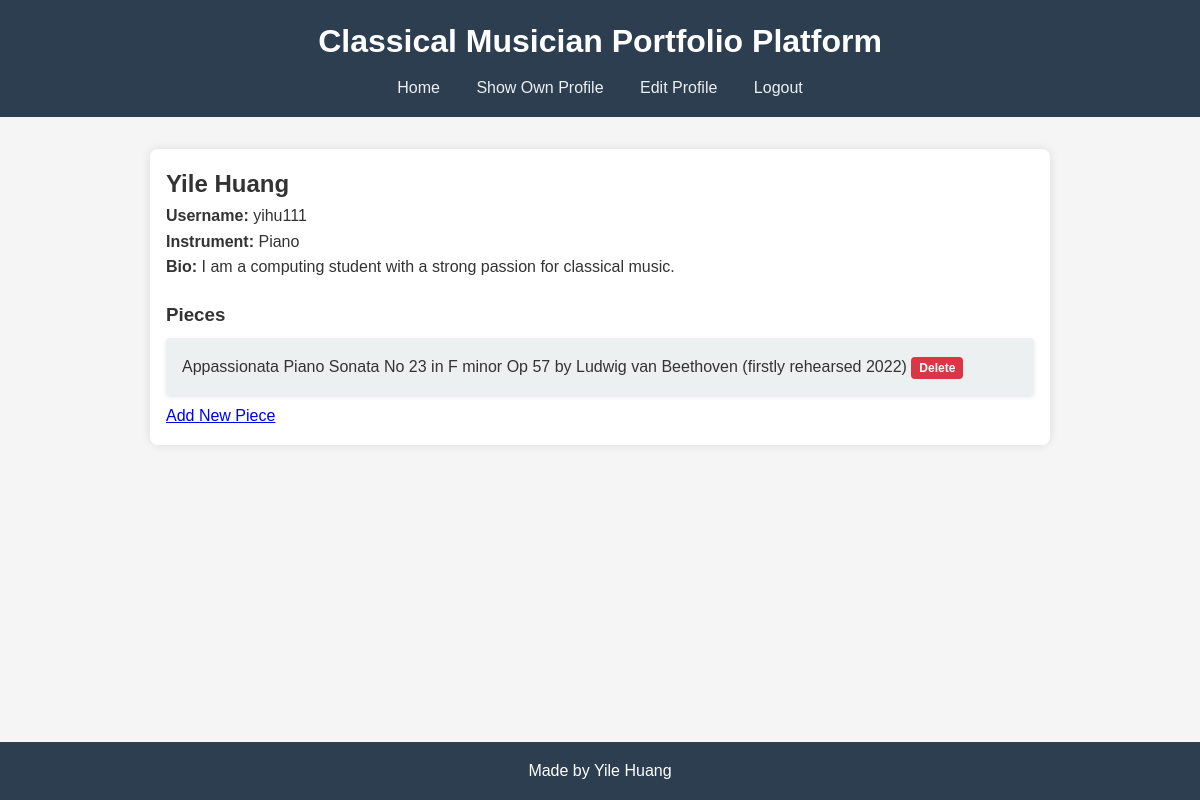
The page /own_profile (signed in) on the database its author committed.
### tables this page shows
CREATE TABLE musicians (
    id INTEGER PRIMARY KEY AUTOINCREMENT,
    name TEXT NOT NULL,
    instrument TEXT NOT NULL,
    bio TEXT,
    username TEXT UNIQUE NOT NULL,
    password_hash TEXT NOT NULL
);

CREATE TABLE pieces (
    id INTEGER PRIMARY KEY AUTOINCREMENT,
    title TEXT NOT NULL,
    composer TEXT NOT NULL,
    year TEXT,
    musician_id INTEGER,
    FOREIGN KEY (musician_id) REFERENCES musicians(id) ON DELETE CASCADE
);

### app.py (the view)
@app.route("/own_profile")
def own_profile():
    username = session["username"]
    user = db.execute("SELECT * FROM musicians WHERE username = ?", username)
    if user:
        user = user[0]
        pieces = db.execute("SELECT * FROM pieces WHERE musician_id = ?", user["id"])
        return render_template("own_profile.html", user=user, pieces=pieces)
    else:
        flash("User not found.", "danger")
        return redirect(url_for("index"))

### templates/own_profile.html (shortened to what this page needs)
{% extends 'layout.html' %}
{% block content %}
<h2>{{ user['name'] }}</h2>
<p><strong>Username:</strong> {{ user['username'] }}</p>
<p><strong>Instrument:</strong> {{ user['instrument'] }}</p>
<p><strong>Bio:</strong> {{ user['bio'] }}</p>
{% if 'user_id' in session and session['user_id'] == user['id'] %}
    <h3 style="margin-top: 20px;">Pieces</h3>
    <ul>
        {% for piece in pieces %}
            <li>
                {{ piece['title'] }} by {{ piece['composer'] }} (firstly rehearsed {{ piece['year'] }})
                <form action="{{ url_for('delete_piece', piece_id=piece['id']) }}" method="POST" style="display: inline;">
                    <button type="submit" class="btn btn-danger">Delete</button>
                </form>
            </li>
        {% endfor %}
    </ul>
{% endif %}
<a href="{{ url_for('add_piece') }}">Add New Piece</a>
{% endblock %}

### static/style.css (style rules this page uses)
* { margin: 0; padding: 0; box-sizing: border-box; font-family: Arial, sans-serif; }
body { background-color: #f5f5f5; color: #333; line-height: 1.6; }
form { margin-top: 1rem; }
button { background-color: #3498db; color: #fff; border: none; padding: 0.75rem 1.5rem; border-radius: 4px; cursor: pointer; }
ul { list-style: none; padding: 0; }
ul li { background-color: #ecf0f1; margin: 0.5rem 0; padding: 1rem; border-radius: 4px; box-shadow: 0 2px 4px rgba(0, 0, 0, 0.1); }
.btn { display: inline-block; padding: 4px 8px; font-size: 12px; font-weight: bold; text-align: center; text-decoration: none; border-radius: 4px; border: none; cursor: pointer; transition: background-color 0.3s, color 0.3s; }
.btn-danger { background-color: #dc3545; color: white; }

### rows shown on the page
musicians: name "Yile Huang", username "yihu111", instrument "Piano", bio "I am a computing student with a strong passion for classical music."
pieces: title "Appassionata Piano Sonata No 23 in F minor Op 57", composer "Ludwig van Beethoven", year "2022"
